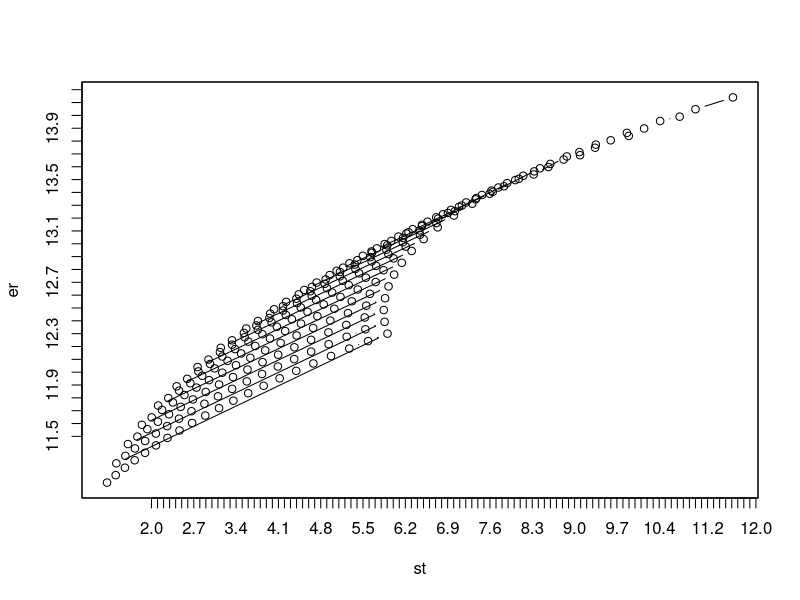

Write the R code that produced this figure.
rel<-c(-0.49,-0.83,1.36,5.83,-1.41,3.71,6.54,2.19,5.7,4.91,0.46,-4.23) #rel=adityabirla io  
                                                                         #sund hdfcbalanced
sund<-c(2.67,2.13,0.7,4.43,-1.1,-1.03,4.77,0.69,2.5,1.25,-2.85,-2.01)#bnp=hdfc equity sav
bnp<-c(1.49,0.73,0.65,2.06,-0.25,0.26,2.26,0.54,1.32,1,-1.58,-0.8)
mr<-14.14
ms<-12.3
mb<-11.14
crs<-cov(rel,sund)
crb<-cov(rel,bnp)
csb<-cov(sund,bnp)
crr<-cov(rel,rel)
cbb<-cov(bnp,bnp)
css<-cov(sund,sund)
st<-c(1:231)
er<-c(1:231)
k<-1
#cat(crs, "    ", crb,"  ", csb,"\n")
A<-matrix(c(crr,crs,crb,crs,css,csb,crb,csb,cbb),nrow=3, ncol=3, byrow=TRUE)
for (w1 in seq(from=0, to=1,by=0.05))
{
  x<-1-w1
  for(w2 in seq(from=0, to = x, by=0.05))
  {
    w3<-x-w2
    #cat(w1, " ", w2, " ",w3, "\n")
    w<-c(w1,w2,w3)
    wt<-t(t(w))
    res<-w %*% A
    res1<-res%*%wt
    st[k]=res1[1,]
    er[k]=w1*mr+w2*ms+w3*mb;
    cat ("\n", "ER= ", er[k],  "SD= ", st[k], "w1 = ", w1, "w2= ", w2, "w3= ", w3, "\n")
    k=k+1;
  }
}
plot(st,er,'b',xaxt='n',yaxt='n')
axis(side=1, at=seq(2,12,0.1))
axis(sid=2, at=seq(11.5,14.5,0.1))
box()
for (i in 1:3)
{
  for (j in 1:3)
  {
    cat (as.numeric(A[i,j]), " ")
  }
    cat("\n")
  }